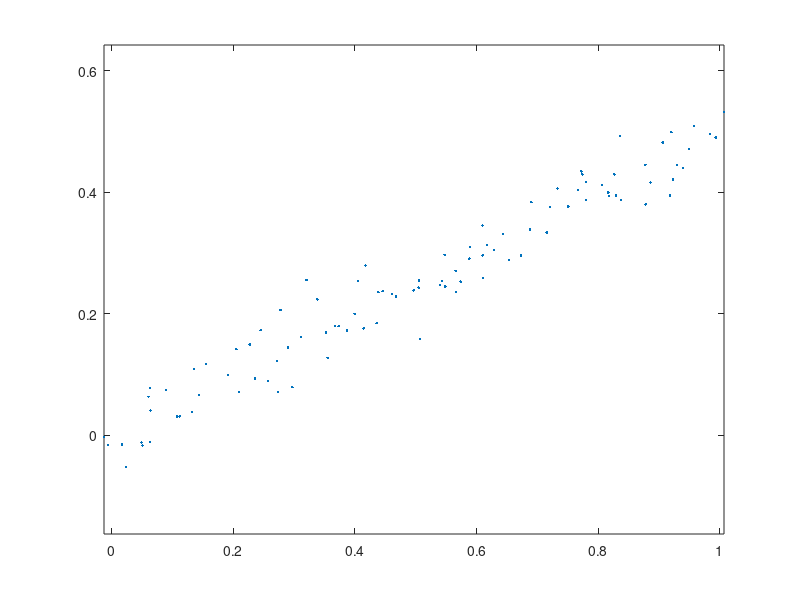
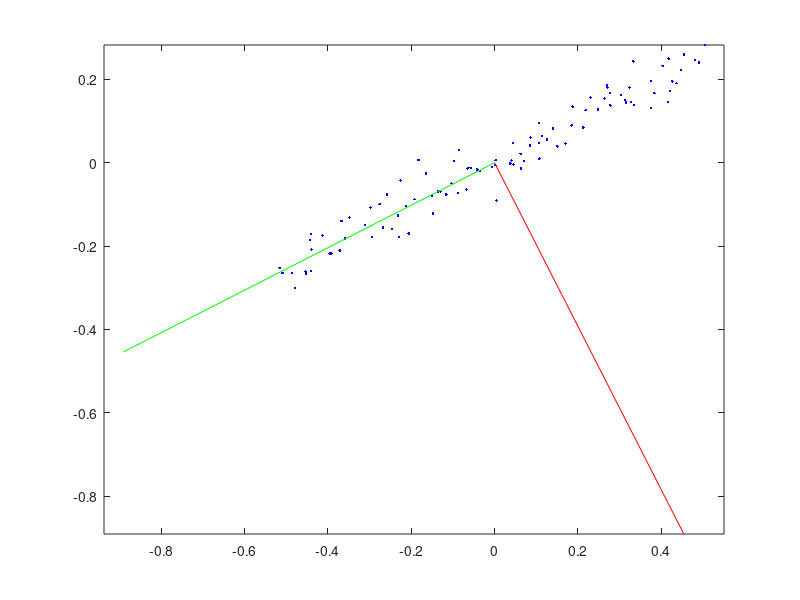
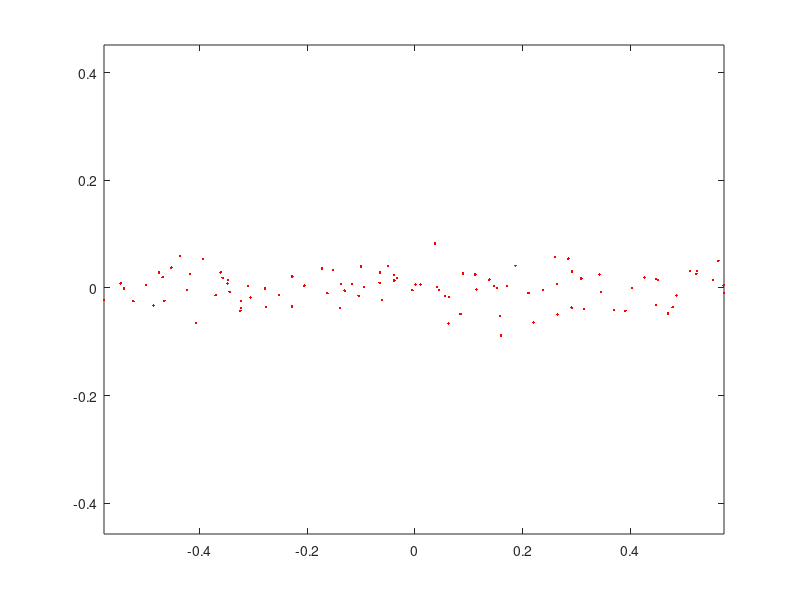

Reproduce these figures in MATLAB, in order.
%% Plot data and eigenvalues
% http://www.cs.wits.ac.za/~michael/Lab8.html#One

% Create dataset
data = [linspace(0,1,100)', linspace(0,0.5,100)'];
data = awgn(data,30); % Add noise to SNR of 30

% Plot the original dataset
figure
plot(data(:,1), data(:,2), '.')
axis equal;

% Calculate covariance and eigenvalues
Covar = cov(data);
% Manually calculate the covariance
% data0 = bsxfun(@minus, data, mean(data));
% covar0 = 1/99 * data0' * data0;

[P E] = eig(Covar);

% Sort the eigenvalues and principal components in descending order
[e perm] = sort(diag(E),'descend'); % Sort eigenvalues and get the sorting permutation.
P = P(:,perm);

data0 = bsxfun(@minus, data, mean(data));

figure
plot(data0(:,1),data0(:,2),'b.');   % centered data
hold on;
plot([0 P(1,2)],[0 P(2,2)],'r-');   % first eigenvector
plot([0 P(1,1)],[0 P(2,1)],'g-');   % second eigenvector
axis equal;
hold off;


% Calculate how much of the variance is explained by each variable
100 * e ./ sum(e)


deskewed = data0 * P;
figure
plot(deskewed(:,1),deskewed(:,2),'r.');   % centered data
axis equal;



